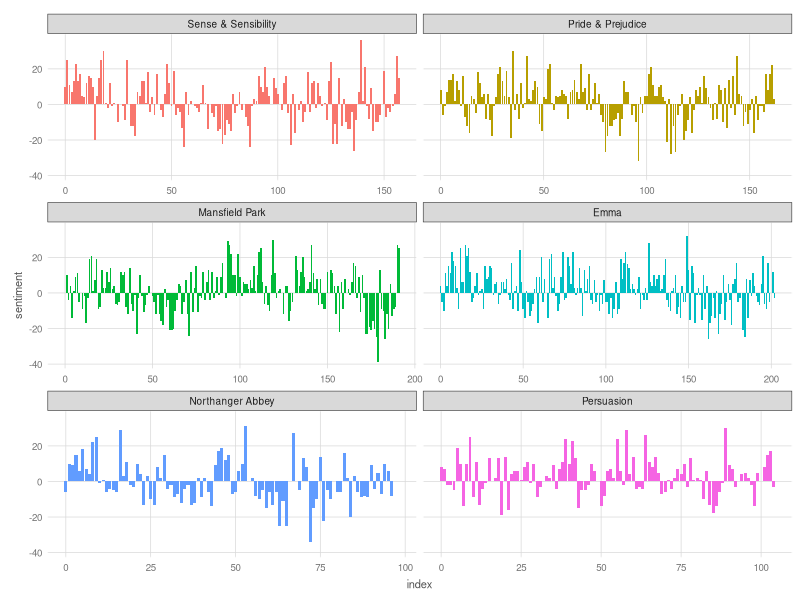
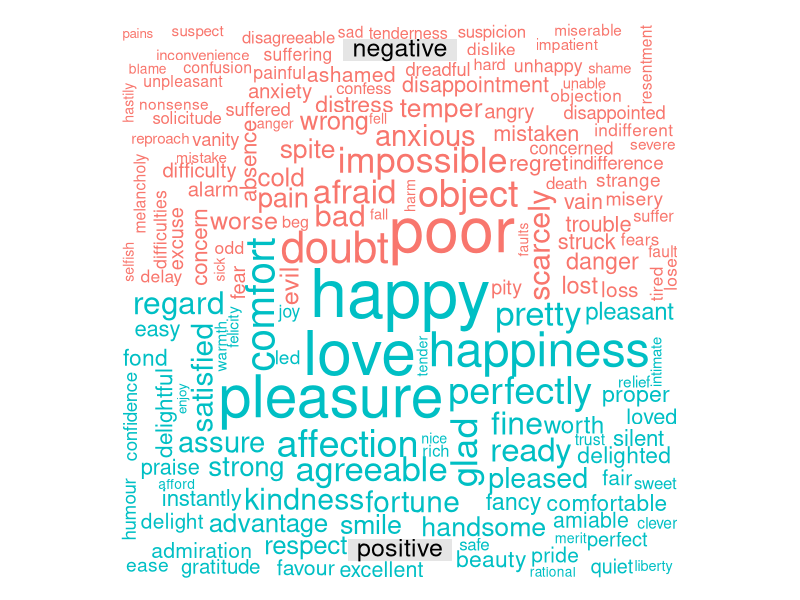

R code for these plots, in order:
# Alexander Booth
# Northwestern MSPA Program
# Predict 455, Section 55
# Professor Daugherty
# October 15, 2017

# external libraries for visualizations and data manipulation
# ensure that these have been installed prior to calls
library(lattice) 
library(ggplot2)
library(scales)
library(grid)
library(RColorBrewer)
library(gridExtra)
library(hash)
library(reshape2)

# Libraries for Text Analysis
library(tidytext)
library(dplyr)
library(stringr)
library(wordcloud)
library(tm)
library(tidyr)

#Load Data
library(janeaustenr)

#Set WD
setwd("C:/Users/Alexander/Documents/Northwestern/Fall 2017/455/Week 4")

#Reference:
#Woolf, Max. (2015). An Introduction on How to Make Beautiful Charts With R and ggplot2
#R code retrieved from the World Wide Web on October 5, 2017, at 
#https://github.com/minimaxir/ggplot-tutorial/blob/master/ggplot_tutorial_1.R

#FTE Theme adapted from minimaxir, aka Max Woolf of Buzzfeed
fte_theme <- function() {
  
  # Generate the colors for the chart procedurally with RColorBrewer
  palette <- brewer.pal("Greys", n=9)
  color.background = "white"
  color.grid.major = palette[3]
  color.axis.text = palette[6]
  color.axis.title = palette[7]
  color.title = palette[9]
  
  # Begin construction of chart
  theme_bw(base_size=9) +
    
    # Set the entire chart region to a light gray color
    theme(panel.background=element_rect(fill=color.background, color=color.background)) +
    theme(plot.background=element_rect(fill=color.background, color=color.background)) +
    theme(panel.border=element_rect(color=color.background)) +
    
    # Format the grid
    theme(panel.grid.major=element_line(color=color.grid.major,size=.25)) +
    theme(panel.grid.minor=element_blank()) +
    theme(axis.ticks=element_blank()) +
    
    # Format the legend, but hide by default
    theme(legend.position="none") +
    theme(legend.background = element_rect(fill=color.background)) +
    theme(legend.text = element_text(size=7,color=color.axis.title)) +
    
    # Set title and axis labels, and format these and tick marks
    theme(plot.title=element_text(color=color.title, size=10, vjust=1.25)) +
    theme(plot.title = element_text(hjust = 0.5)) +
    theme(axis.text.x=element_text(size=7,color=color.axis.text)) +
    theme(axis.text.y=element_text(size=7,color=color.axis.text)) +
    theme(axis.title.x=element_text(size=8,color=color.axis.title, vjust=0)) +
    theme(axis.title.y=element_text(size=8,color=color.axis.title, vjust=1.25)) +
    
    # Plot margins
    theme(plot.margin = unit(c(0.35, 0.2, 0.3, 0.35), "cm"))
}

#Get Jane Austen novels
original_books <- austen_books() %>%
  group_by(book) %>%
  mutate(linenumber = row_number(),
         chapter = cumsum(str_detect(text, regex("^chapter [\\divxlc]",
                                                 ignore_case = TRUE)))) %>%
  ungroup()

head(original_books)

#Organize one word per row
tidy_books <- original_books %>%
  unnest_tokens(word, text)

head(tidy_books)

#Remove stop words from the dataset
data(stop_words)

tidy_books <- tidy_books %>%
  anti_join(stop_words)

#Get sentiment words
bing_word_counts <- tidy_books %>%
  inner_join(get_sentiments("bing")) %>%
  count(word, sentiment, sort = TRUE) %>%
  ungroup()

head(bing_word_counts)

#Get sentiment estimates for book chunks
janeaustensentiment <- tidy_books %>%
  inner_join(get_sentiments("bing")) %>%
  count(book, index = linenumber %/% 80, sentiment) %>%
  spread(sentiment, n, fill = 0) %>%
  mutate(sentiment = positive - negative)

head(janeaustensentiment)

#######################################################
#Sentiment Plot across books
gg <- ggplot(janeaustensentiment, aes(index, sentiment, fill = book)) +
  geom_col(show.legend = FALSE) +
  facet_wrap(~book, ncol = 2, scales = "free_x") + 
  fte_theme()

gg

########################################################
#WordCloud

#Add Miss as a stop word, since it is not used in a negative connotation
#within the text
custom_stop_words <- bind_rows(data_frame(word = c("miss"), 
                                          lexicon = c("custom")), 
                               stop_words)
tidy_books <- tidy_books %>%
  anti_join(custom_stop_words)

#Create Wordcloud

pdf("SentimentWordCloud.pdf", width=8, height=8)
tidy_books %>%
  inner_join(get_sentiments("bing")) %>%
  count(word, sentiment, sort = TRUE) %>%
  acast(word ~ sentiment, value.var = "n", fill = 0) %>%
  comparison.cloud(colors = c("#F8766D", "#00BFC4"),
                   random.order=FALSE,
                   title.size=1.5,
                   max.words = 250)
dev.off()

#Fin
